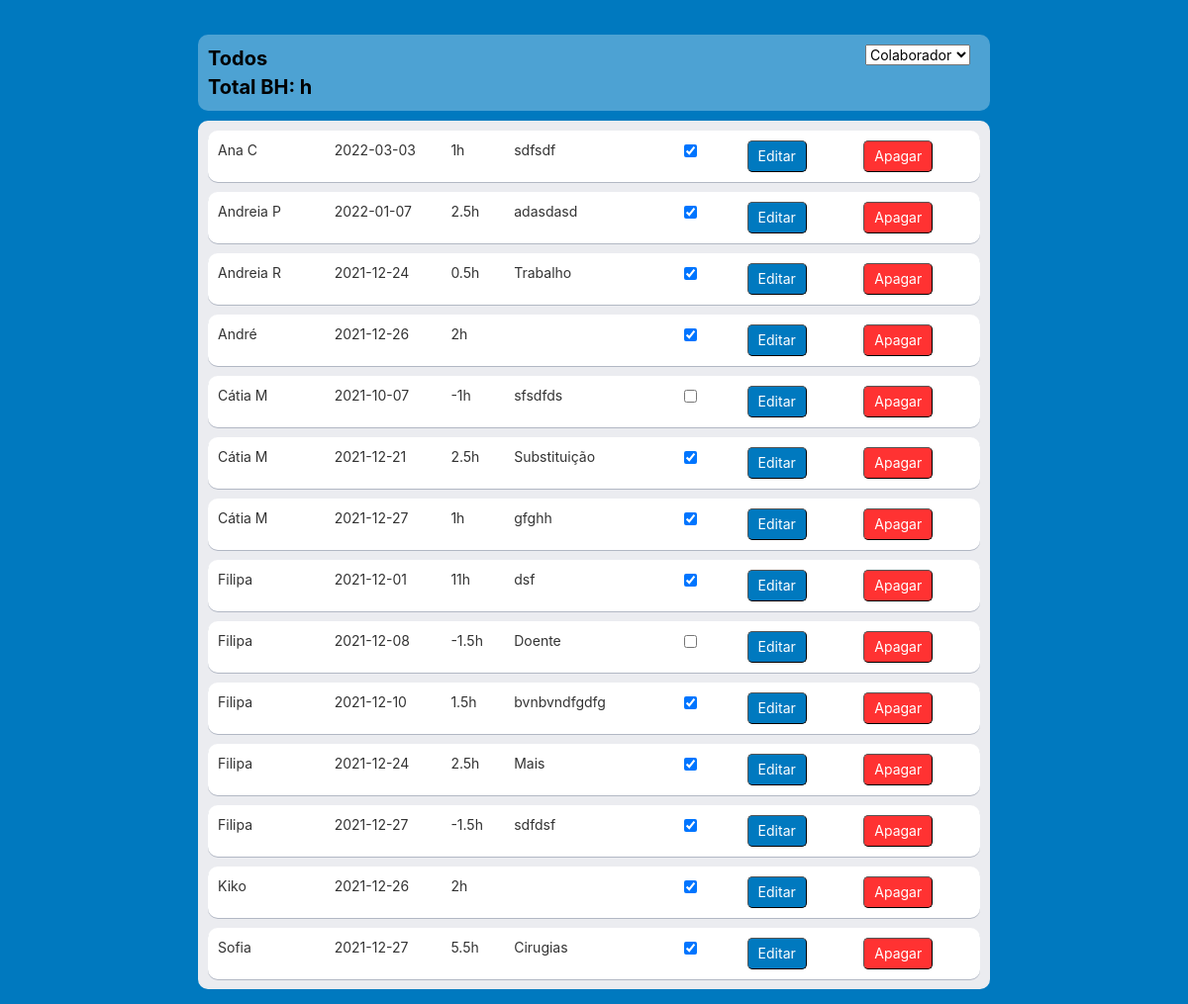
/banco_horas, run on the app's committed database.
### bh_db.py (models this page shows)
class BH(Model):
    worker_id = ForeignKeyField(Worker, backref='bh')
    data_pedido = DateField()
    data = DateField()
    duration = TimeField()
    desc = CharField()
    approved = BooleanField()
    class Meta:
        database = db
        table_name = bh_tbl
        order_by = ('data',)

class Worker(Model):
    name = CharField(unique=True)
    department = CharField()
    active = BooleanField()
    class Meta:
        database = db
        table_name = workers_tbl

### main.py (the view, shortened to what this page needs)
@app.route('/banco_horas', methods=['GET', 'POST'])
def bancohoras_list():
    workers_ = bh_db.get_dep_workers_list(False)
    if request.method == 'GET':
        worker_name_ = 'Todos'
        entradas_, soma_, soma_approved_ = bh_db.get_bh_all()
        return render_template('bh_list.html', entradas=entradas_, worker_name=worker_name_, workers=workers_, is_admin=is_admin)

### bh_db.py (called while the page is built)
def get_dep_workers_list(active_):
    if active_:
        return Worker.select().where(Worker.active == active_).order_by(Worker.name)
    else:
        return Worker.select().order_by(Worker.name)

def get_bh_all():
    soma = BH.select(fn.SUM(BH.duration)).scalar()
    soma_approved = BH.select(fn.SUM(BH.duration)).where(BH.approved == 1).scalar()
    if soma_approved is None:
        soma_approved = 0
    return BH.select(BH, Worker).join(Worker).order_by(Worker.name, BH.data), soma, soma_approved

### templates/bh_list.html (shortened to what this page needs)
{% extends 'base.html' %}
{% block content %}
<div class="board">
    <div class="board-header">
        <div class="left">
            <div class="board-header-text">
                <div class="list-title">
                    {{ worker_name }}
                    <br>Total BH: <div id="total" style="display:inline;">{{ soma_approved }}h
                </div>
            </div>
            </div>
        </div>
        <div class="right">
            <form action="" method="POST" id="banco">
                <select id="workers" name="workers" onchange="this.form.submit()" required>
                    <option value="" disabled selected hidden>Colaborador</option>
                </select>
            </form>
        </div>
    </div>
    <div class="board-lists-home">
        <div class="board-list">
            {% if entradas!=None %}
            {% for item in entradas %}
            <div class="card-bh-list" id="card_{{ item.id }}">
                <div>
                    {{ item.worker_id.name }}
                </div>
                <div id="data__{{ item.id }}">
                    {{ item.data }}
                </div>
                <div id="horas__{{ item.id }}">
                    {{ item.duration }}h
                </div>
                <div id="desc__{{ item.id }}">
                    {{ item.desc }}
                </div>
                <div>
                    <input type="checkbox" id="approved_{{ item.id }}" onchange="checkClick({{ item.id }}, '{{ worker_name }}')"
                           {% if item.approved %} checked{% endif %}>
                </div>
                <div>
                    <button type="button" class="button_submit" onclick="showHide('edit_card_{{ item.id }}', 'card_{{ item.id }}')">Editar</button>
                </div>
                <div>
                    <button type="button" class="button_delete" data-toggle="modal" data-target="#deleteModal" data-whatever="{{ item.id }}" data-who="{{ worker_name }}">Apagar</button>
                </div>
            </div>
            {% endfor %}
            {% endif %}
        </div>
    </div>
</div>
{% endblock %}

### static/css/style.css (style rules this page uses)
body { background-color: rgb(0, 121, 191); font-family: -apple-system,BlinkMacSystemFont,Segoe UI,Roboto,Noto Sans,Ubuntu,Droid Sans,Helvetica Neue,sans-serif; font-size: 14px; }
.board { display: grid; grid-gap: 10px; grid-template-rows: max-content auto; margin: auto; }
.board-header { color: black; background-color: rgba(255, 255, 255, 0.3); display: grid; grid-template-columns: repeat(2, 1fr); padding: 10px; width: 800px; border-radius: 10px; }
.board-header-text { font-weight: bold; }
.board-header .left { display: grid; grid-template-columns: repeat(4, max-content); grid-gap: 10px; justify-self: left; }
.board-header .right { display: grid; grid-template-columns: repeat(2, max-content); grid-gap: 10px; justify-self: right; }
.button, .button_submit, .button_delete { color: white; background-color: rgba(255, 255, 255, 0.3); border-radius: 5px; border-width: 1px; padding: 5px 10px; text-align: center; }
.button_submit { background-color: rgb(0, 121, 191); }
.button_delete { background-color: rgb(255, 50, 50); }
.board-lists, .board-lists-home { display: grid; grid-auto-columns: 550px; grid-auto-flow: column; grid-gap: 8px; height: max-content; }
.board-lists-home { grid-auto-columns: 800px; }
.board-list { background-color: rgb(235, 236, 240); border-radius: 10px; display: grid; grid-auto-rows: max-content; grid-gap: 10px; height: max-content; padding: 10px; }
.list-title { font-weight: bold; font-size: 20px; }
.card, .card_inactive, .card-home, .card-bh-list { background-color: white; border-radius: 10px; box-shadow: 0 1px 0 rgba(9,30,66,.25); padding: 10px; display: grid; grid-template-columns: repeat(4, 1fr); grid-gap: 10px; vertical-align: middle; }
.card-bh-list { grid-template-columns: 2fr 2fr 1fr 3fr 1fr 2fr 2fr; }

### data on the page
BH: worker_id.name "Ana C", data "2022-03-03", duration "1", desc "sdfsdf", approved "☑"
BH: worker_id.name "Andreia P", data "2022-01-07", duration "2.5", desc "adasdasd", approved "☑"
BH: worker_id.name "Andreia R", data "2021-12-24", duration "0.5", desc "Trabalho", approved "☑"
BH: worker_id.name "André", data "2021-12-26", duration "2", approved "☑"
BH: worker_id.name "Cátia M", data "2021-10-07", duration "-1", desc "sfsdfds"
BH: worker_id.name "Cátia M", data "2021-12-21", duration "2.5", desc "Substituição", approved "☑"
BH: worker_id.name "Cátia M", data "2021-12-27", duration "1", desc "gfghh", approved "☑"
BH: worker_id.name "Filipa", data "2021-12-01", duration "11", desc "dsf", approved "☑"
BH: worker_id.name "Filipa", data "2021-12-08", duration "-1.5", desc "Doente"
BH: worker_id.name "Filipa", data "2021-12-10", duration "1.5", desc "bvnbvndfgdfg", approved "☑"
BH: worker_id.name "Filipa", data "2021-12-24", duration "2.5", desc "Mais", approved "☑"
BH: worker_id.name "Filipa", data "2021-12-27", duration "-1.5", desc "sdfdsf", approved "☑"
BH: worker_id.name "Kiko", data "2021-12-26", duration "2", approved "☑"
BH: worker_id.name "Sofia", data "2021-12-27", duration "5.5", desc "Cirugias", approved "☑"

### other printed values
{{ worker_name }} "Todos"
